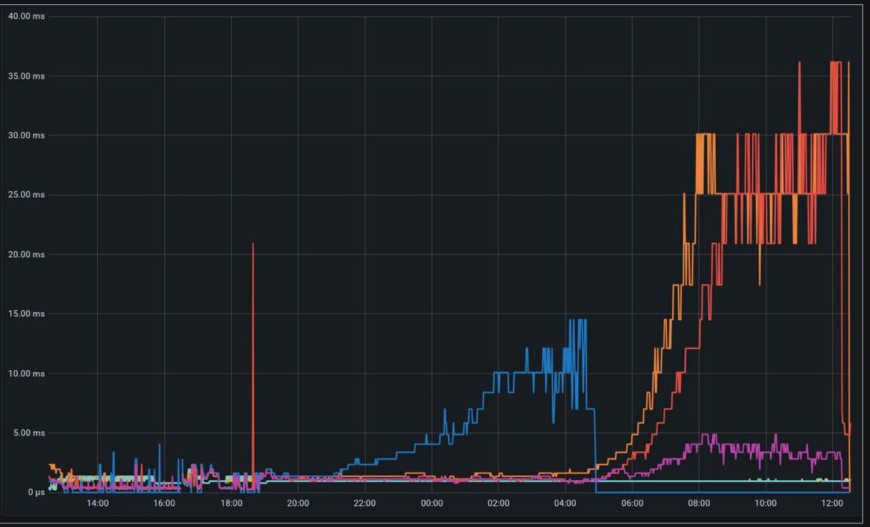
#> input picture infra/influxdb/reference.png, 1739 x 1054 px (shown at 1/2 size)
$ python digitize_reference.py
#> lines starting #> are read from the running program, lines starting #| are printed output that depends on the picture
from pathlib import Path
import csv
import json

import numpy as np
from PIL import Image

ROOT = Path(__file__).resolve().parent
# Grid calibration: 14:00 at x=195, 16:00 at x=330; 0/40 ms at y=985/33.
X0, X1, Y0, Y40 = 98, 1700, 985, 33
rgb = np.asarray(Image.open(ROOT / "reference.png").convert("RGB"), dtype=float)
r, g, b = rgb[:, :, 0], rgb[:, :, 1], rgb[:, :, 2]
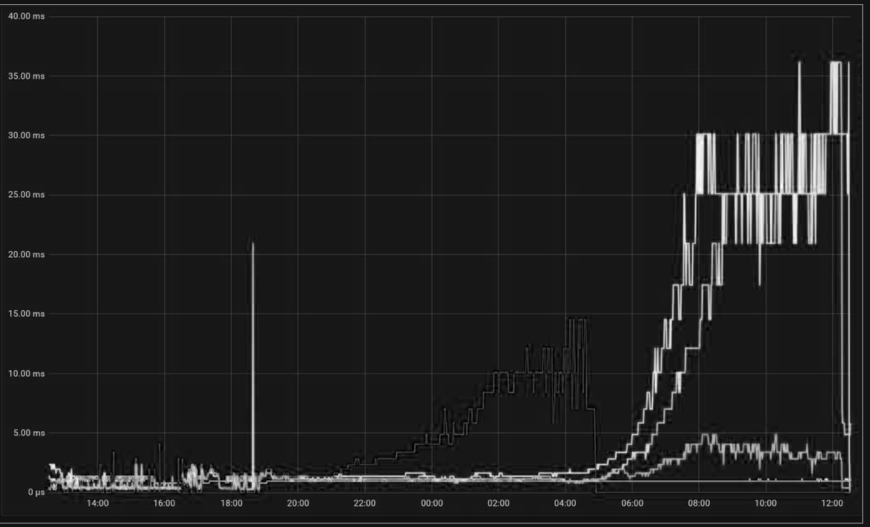
#> r: shape (1054, 1739) float64 (shown at 1/2 size); min 0, max 254, mean 31.6
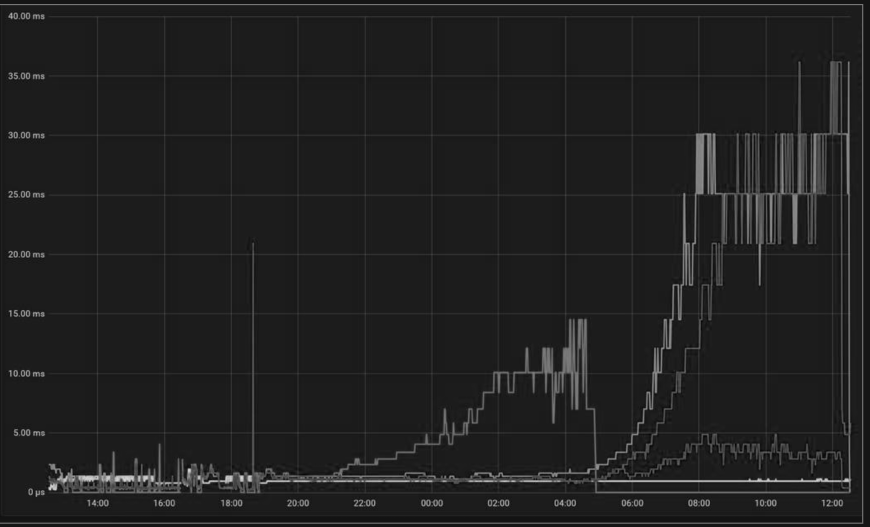
#> g: shape (1054, 1739) float64 (shown at 1/2 size); min 0, max 218, mean 32.5
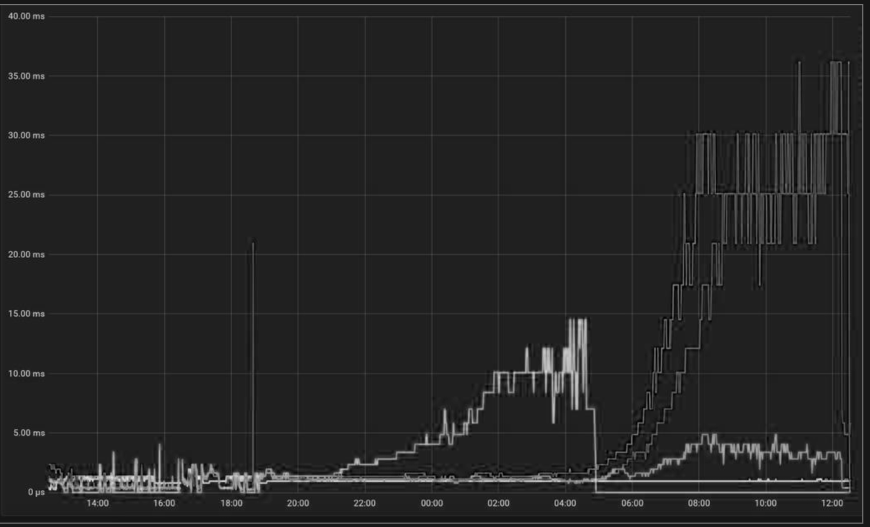
#> b: shape (1054, 1739) float64 (shown at 1/2 size); min 0, max 233, mean 36.9
masks = {
    "cassandra-1": (b > 75) & (b - r > 40) & (b > g * 1.23) & (g > r * 1.12),
    "cassandra-2": (r > 105) & (g > 55) & (g > r * .43) & (g < r * .77) & (g - b > 28) & (r - b > 70),
    "cassandra-3": (r > 100) & (r - g > 45) & (r - b > 45) & (np.abs(g - b) < 18),
    "cassandra-4": (r > 85) & (b > 75) & (r - g > 30) & (b - g > 30) & (r < b * 1.65) & (b < r * 1.65),
}
traces = {}
coverage = {}
excursions = {}
for host, mask in masks.items():
    excursions[host] = {}
    values = np.full(X1 - X0 + 1, np.nan)
    for index, x in enumerate(range(X0, X1 + 1)):
        ys = np.flatnonzero(mask[34:Y0 + 2, x]) + 34
        if host == "cassandra-3":
            # Orange/red JPEG fringes overlap at steep edges. Constrain the
            # rising red trace to the visible staircase until the lines meet.
            envelope = [(1250, 3), (1290, 4), (1310, 6), (1340, 9), (1350, 10.7),
                        (1398, 12.7), (1405, 15), (1420, 18), (1444, 21.7), (1460, 25.7)]
            ceiling = next((v for limit, v in envelope if x < limit), 40)
            if 502 <= x <= 508:
                ceiling = 22
            ys = ys[(Y0 - ys) * 40 / (Y0 - Y40) <= ceiling]
        if len(ys):
            # Favor horizontal stroke endpoints over the vertical connector.
            # This retains both upward peaks and brief downward excursions.
            support = mask[ys, max(X0, x-2):min(X1, x+2)+1].sum(axis=1)
            strength = rgb[ys, x].max(axis=1) - rgb[ys, x].min(axis=1)
            score = strength + support * 32
            chosen = ys[score >= score.max() - 4]
            values[index] = max(0, (Y0 - np.median(chosen)) * 40 / (Y0 - Y40))
            if host == "cassandra-3" and 502 <= x <= 508:
                values[index] = max(0, (Y0 - ys[0] - 1) * 40 / (Y0 - Y40))
            # In dense oscillation regions, the vertical stroke also preserves
            # the excursion endpoints. Place these at the next 15 s slots;
            # their exact subpixel timing is unavailable in a raster image.
            dense = ((host == "cassandra-1" and 1045 <= x <= 1173) or
                     (host == "cassandra-2" and 1385 <= x <= 1699) or
                     (host == "cassandra-3" and 1445 <= x <= 1699) or
                     (host == "cassandra-4" and 1365 <= x <= 1680))
            segments = np.split(ys, np.flatnonzero(np.diff(ys) > 1) + 1)
            stroke = max(segments, key=len)
            if dense and len(stroke) >= (10 if host == "cassandra-4" else 20):
                excursions[host][index] = tuple(max(0, (Y0-y) * 40/(Y0-Y40)) for y in (stroke[0]+1, stroke[-1]-1))
    valid = np.flatnonzero(~np.isnan(values))
    coverage[host] = {"observed_columns": len(valid), "total_columns": len(values)}
    # Occluded/indistinguishable strokes use the preceding observed value.
    # Exclude the isolated red peak from gap-fill anchors, so it cannot leak
    # into the following occluded baseline.
    anchors = valid
    if host == "cassandra-3":
        anchors = valid[~((valid + X0 >= 502) & (valid + X0 <= 509))]
    previous = np.clip(np.searchsorted(anchors, np.arange(len(values)), side="right") - 1, 0, len(anchors)-1)
    filled = values[anchors[previous]]
    values[np.isnan(values)] = filled[np.isnan(values)]
    values[:valid[0]] = values[valid[0]]
    for i in range(1, len(values)):
        if np.isnan(values[i]):
            values[i] = values[i - 1]
    # Remove raster/antialiasing drift around the clearly visible high plateaus.
    if host in ("cassandra-1", "cassandra-2", "cassandra-3"):
        levels = np.array([4, 5, 6, 7, 8.5, 10, 12, 14.5]) if host == "cassandra-1" else np.array([5, 6, 7, 8.5, 10, 12, 14.5, 17.5, 21, 25, 30, 36])
        high = np.flatnonzero(values >= (3.8 if host == "cassandra-1" else 4.8))
        values[high] = levels[np.abs(values[high, None] - levels).argmin(axis=1)]
    traces[host] = np.round(values, 3)
#> this loop made 4 passes
#> (host, levels) on passes 1 to 3: ('cassandra-1', [4, 5, 6, 7, 8.5, 10, 12, 14.5]), ('cassandra-2', [5, 6, 7, 8.5, 10, 12, 14.5, 17.5, 21, 25, 30, 36]), ('cassandra-3', [5, 6, 7, 8.5, 10, 12, 14.5, 17.5, 21, 25, 30, 36])
#> host on pass 4: 'cassandra-4'
#> after the loop, coverage = 4 items; excursions = 4 items; traces = 4 items

def calibrate(host, value):
    if host == "cassandra-1" and value >= 3.8:
        levels = [4, 5, 6, 7, 8.5, 10, 12, 14.5]
    elif host in ("cassandra-2", "cassandra-3") and value >= 4.8:
        levels = [5, 6, 7, 8.5, 10, 12, 14.5, 17.5, 21, 25, 30, 36]
    else:
        return round(value, 3)
    return min(levels, key=lambda level: abs(level-value))

points = []
for i in range(X1-X0+1):
    elapsed = i * 86400/(X1-X0)
    values = {host: float(traces[host][i]) for host in traces}
    points.append((elapsed, values))
    if any(i in excursions[host] for host in traces):
        for slot in (0, 1):
            additional = {host: calibrate(host, excursions[host][i][slot]) if i in excursions[host] else values[host] for host in traces}
            points.append((elapsed + (slot+1)*15, additional))
#> after the loop, points = 2383 items

with (ROOT / "reference-traces.csv").open("w", newline="", encoding="utf-8") as out:
    writer = csv.writer(out)
    writer.writerow(["elapsed_seconds", *traces])
    for elapsed, values in points:
        writer.writerow([round(elapsed, 3), *(values[h] for h in traces)])
#> this loop made 2383 passes
#> elapsed on passes 1 to 3: 0, 53.93, 107.9
print(json.dumps(coverage, indent=2))
#> (printed output is left out)

# Local QA figure only; matplotlib is not required by the replay stack.
import matplotlib
matplotlib.use("Agg")
import matplotlib.pyplot as plt
from matplotlib.ticker import FuncFormatter, MultipleLocator

colors = ["#1f78c1", "#ef843c", "#e24d42", "#ba43a9"]
plt.rcParams.update({"text.color": "#d8d9da", "axes.labelcolor": "#d8d9da", "xtick.color": "#d8d9da", "ytick.color": "#d8d9da"})
fig, ax = plt.subplots(figsize=(17.4, 10.54), dpi=100)
fig.patch.set_facecolor("#171d20")
ax.set_facecolor("#171d20")
hours = [12.5 + elapsed/3600 for elapsed, _ in points]
#> hours = 2383 values from 12.5 to 36.5
for host, color in zip(traces, colors):
    ax.step(hours, [values[host] for _, values in points], where="post", label=host, color=color, linewidth=1.15)
#> this loop made 4 passes
#> (host, color) on passes 1 to 4: ('cassandra-1', '#1f78c1'), ('cassandra-2', '#ef843c'), ('cassandra-3', '#e24d42'), ('cassandra-4', '#ba43a9')
ax.set(xlim=(12.5, 36.5), ylim=(0, 40), ylabel="ms", title="cassandra_response_time · 01.10.2026 12:30 — 02.10.2026 12:30 (MSK)")
ax.xaxis.set_major_locator(MultipleLocator(2))
ax.xaxis.set_major_formatter(FuncFormatter(lambda value, _: f"{int(value) % 24:02d}:00"))
ax.yaxis.set_major_locator(MultipleLocator(5))
ax.grid(color="#879096", alpha=.25)
ax.legend(loc="upper left", frameon=False, ncols=4)
for spine in ax.spines.values():
    spine.set_edgecolor("#6b7075")
#> this loop made 4 passes
fig.tight_layout()
fig.savefig(ROOT / "preview.png")
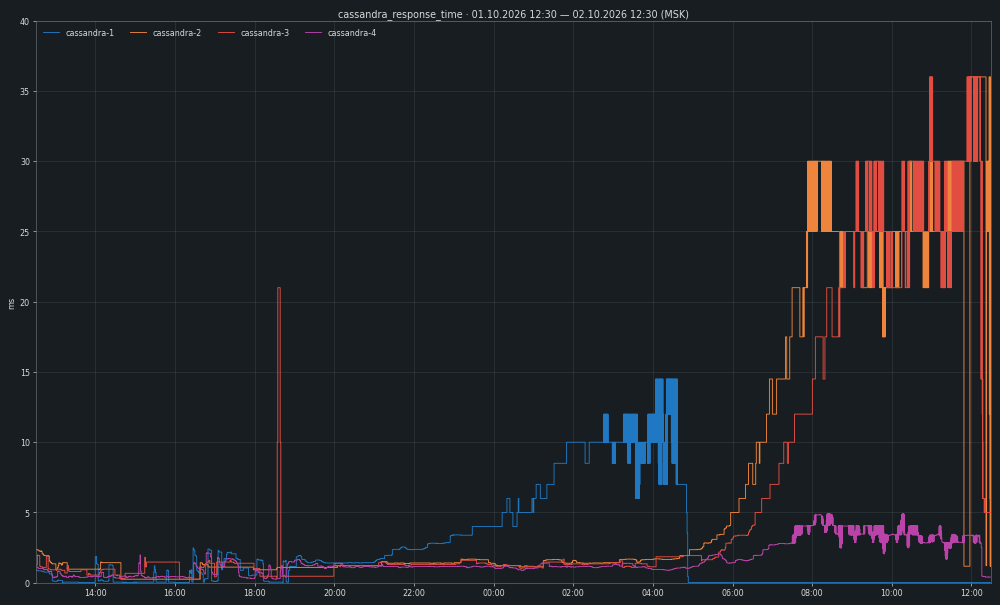
#> figure drawn by matplotlib, 1 panel; curve peaks at x = 28.07, y = 14.5; curve peaks at x = 35.96, y = 36; curve peaks at x = 34.95, y = 36
